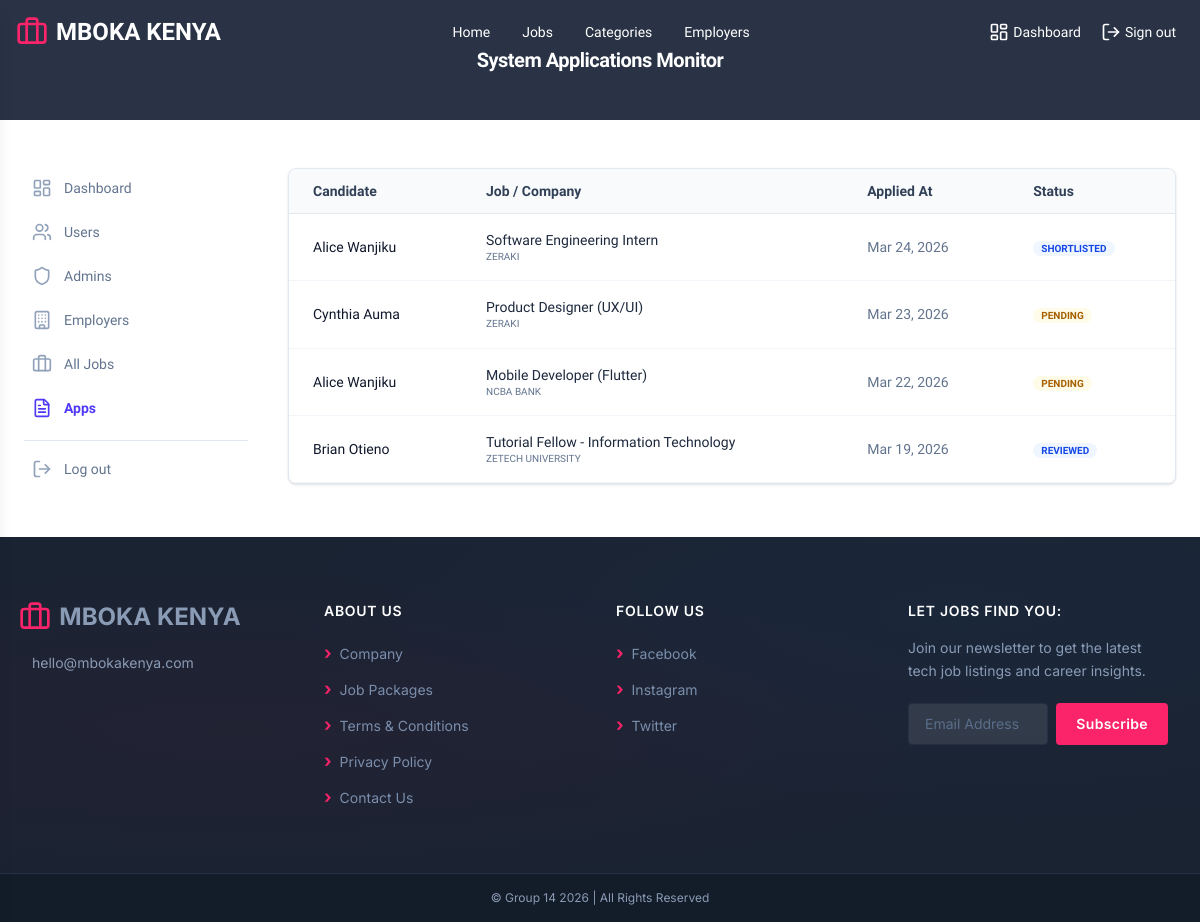
The page /admin/applications (signed in) on the database its author committed.
### tables this page shows
CREATE TABLE applications (
    app_id               INT AUTO_INCREMENT PRIMARY KEY,
    job_id               INT NOT NULL,
    seeker_id            INT NOT NULL,
    resume_snapshot_path VARCHAR(300),
    cover_letter         TEXT,
    status               ENUM('Pending','Reviewed','Shortlisted','Rejected','Hired') DEFAULT 'Pending',
    applied_at           DATETIME DEFAULT CURRENT_TIMESTAMP,
    UNIQUE KEY uq_apply (job_id, seeker_id),
    FOREIGN KEY (job_id)    REFERENCES jobs(job_id)    ON DELETE CASCADE,
    FOREIGN KEY (seeker_id) REFERENCES users(user_id)  ON DELETE CASCADE
);

CREATE TABLE job_seeker_profiles (
    profile_id  INT AUTO_INCREMENT PRIMARY KEY,
    user_id     INT UNIQUE NOT NULL,
    full_name   VARCHAR(100) NOT NULL,
    headline    VARCHAR(200),
    skills      TEXT,
    location    VARCHAR(100),
    bio         TEXT,
    resume_path VARCHAR(300),
    FOREIGN KEY (user_id) REFERENCES users(user_id) ON DELETE CASCADE
);

CREATE TABLE jobs (
    job_id      INT AUTO_INCREMENT PRIMARY KEY,
    employer_id INT NOT NULL,
    title       VARCHAR(200) NOT NULL,
    category_id INT,
    location    VARCHAR(100),
    job_type    ENUM('Full Time','Part Time','Internship','Contract','Remote','Freelance','Temporary') DEFAULT 'Full Time',
    salary_min  DECIMAL(10,2),
    salary_max  DECIMAL(10,2),
    description TEXT NOT NULL,
    featured    TINYINT(1) DEFAULT 0,
    status      ENUM('open','closed') DEFAULT 'open',
    deadline    DATE,
    created_at  DATETIME DEFAULT CURRENT_TIMESTAMP,
    FOREIGN KEY (employer_id) REFERENCES users(user_id) ON DELETE CASCADE,
    FOREIGN KEY (category_id) REFERENCES job_categories(category_id) ON DELETE SET NULL
);

CREATE TABLE employer_profiles (
    profile_id   INT AUTO_INCREMENT PRIMARY KEY,
    user_id      INT UNIQUE NOT NULL,
    company_name VARCHAR(150) NOT NULL,
    industry     VARCHAR(100),
    website      VARCHAR(200),
    logo_path    VARCHAR(300),
    description  TEXT,
    FOREIGN KEY (user_id) REFERENCES users(user_id) ON DELETE CASCADE
);

### views/admin/applications.php (the view, shortened to what this page needs)
<?php
$db = getDB();
$stmt = $db->query("
    SELECT a.*, j.title as job_title, s.full_name as seeker_name, e.company_name
    FROM applications a
    JOIN jobs j ON a.job_id = j.job_id
    JOIN job_seeker_profiles s ON a.seeker_id = s.user_id
    JOIN employer_profiles e ON j.employer_id = e.user_id
    ORDER BY a.applied_at DESC
");
$applications = $stmt->fetchAll();
include_once __DIR__ . '/../partials/header.php';
?>
<section class="relative w-full overflow-hidden" style="height:120px;">
    <div class="absolute inset-0" style="background: #1e293b; opacity:0.95;"></div>
    <div class="absolute inset-0 flex items-center justify-center z-10">
        <h1 class="text-xl font-bold text-white tracking-tight">System Applications Monitor</h1>
    </div>
</section>
<div class="max-w-7xl w-full mx-auto px-6 py-12 flex flex-col lg:flex-row gap-10">
    <?php include_once __DIR__ . '/../partials/sidebar.php'; ?>
    <main class="flex-1">
        <div class="bg-white rounded-lg border border-slate-200 overflow-hidden shadow-sm">
            <div class="overflow-x-auto">
                <table class="w-full text-sm text-left">
                    <thead class="bg-slate-50 border-b border-slate-200">
                        <tr>
                            <th class="px-6 py-3 font-semibold text-slate-700">Candidate</th>
                            <th class="px-6 py-3 font-semibold text-slate-700">Job / Company</th>
                            <th class="px-6 py-3 font-semibold text-slate-700">Applied At</th>
                            <th class="px-6 py-3 font-semibold text-slate-700">Status</th>
                        </tr>
                    </thead>
                    <tbody>
                        <?php foreach ($applications as $app):
                            $statusColor = match ($app['status']) {
                                'Pending' => 'bg-yellow-50 text-yellow-700',
                                'Hired' => 'bg-green-50 text-green-700',
                                'Rejected' => 'bg-red-50 text-red-700',
                                default => 'bg-blue-50 text-blue-700'
                            };
                        ?>
                            <tr class="border-b border-slate-100 hover:bg-slate-50 transition-colors">
                                <td class="px-6 py-4 font-medium text-slate-900"><?php echo htmlspecialchars($app['seeker_name']); ?></td>
                                <td class="px-6 py-4">
                                    <div class="text-slate-800"><?php echo htmlspecialchars($app['job_title']); ?></div>
                                    <div class="text-[10px] text-slate-500 uppercase"><?php echo htmlspecialchars($app['company_name']); ?></div>
                                </td>
                                <td class="px-6 py-4 text-slate-500"><?php echo date('M d, Y', strtotime($app['applied_at'])); ?></td>
                                <td class="px-6 py-4">
                                    <span class="px-2 py-0.5 rounded-full text-[10px] font-bold uppercase <?php echo $statusColor; ?>">
                                        <?php echo $app['status']; ?>
                                    </span>
                                </td>
                            </tr>
                        <?php endforeach; ?>
                    </tbody>
                </table>
            </div>
        </div>
    </main>
</div>
<?php include_once __DIR__ . '/../partials/footer.php'; ?>

### index.php (shortened to what this page needs)
<?php
$routes = [
    ['GET',  '/',               'views/home.php',           null],
    ['GET',  '/dashboard',      null,                       'handleDashboardRedirect'],
    ['GET',  '/jobs',           'views/jobs.php',           null],
    ['GET',  '/categories',           'views/categories.php',           null],
    ['GET',  '/jobs/:id',       'views/job-single.php',     null],
    ['GET',  '/employers',      'views/employers.php',      null],
    ['GET',  '/post-a-job',     'views/post-a-job.php',     'requireEmployerWithProfile'],
    ['POST', '/post-a-job',     'php/functions/store-job.php', 'requireEmployerWithProfile'],
    ['GET',  '/login',          'views/login.php',          'requireGuest'],
    ['POST', '/login',          'php/function/login.php',  'requireGuest'],
    ['GET',  '/register',       'views/register.php',       'requireGuest'],
    ['POST', '/register',       'php/functions/register.php', 'requireGuest'],
    ['GET',  '/seeker/dashboard',      'views/seeker/dashboard.php',      'requireSeekerWithProfile'],
    ['GET',  '/seeker/saved-jobs',      'views/seeker/saved-jobs.php',      'requireSeekerWithProfile'],
    ['GET',  '/seeker/applications',      'views/seeker/applications.php',      'requireSeekerWithProfile'],
    ['GET',  '/seeker/profile',      'views/seeker/profile.php',      'requireSeeker'],
    ['GET',  '/employer/dashboard',      'views/employer/dashboard.php',      'requireEmployerWithProfile'],
    ['GET',  '/employer/jobs',           'views/employer/jobs.php',           'requireEmployerWithProfile'],
    ['GET',  '/employer/applications',   'views/employer/applications.php',   'requireEmployerWithProfile'],
    ['GET',  '/employer/profile',      'views/employer/profile.php',      'requireEmployer'],
    ['GET',  '/admin/dashboard',      'views/admin/dashboard.php',      'requireAdmin'],
    ['GET',  '/admin/users',          'views/admin/users.php',          'requireAdmin'],
    ['GET',  '/admin/employers',      'views/admin/employers.php',      'requireAdmin'],
    ['GET',  '/admin/jobs',           'views/admin/jobs.php',           'requireAdmin'],
    ['GET',  '/admin/applications',   'views/admin/applications.php',   'requireAdmin'],
    ['GET',  '/admin/admins',         'views/admin/admins.php',         'requireAdmin'],
    ['GET',  '/admin/profile',      'views/admin/profile.php',      'requireAuth'],
    ['GET',  '/logout',         'php/functions/logout.php', 'requireAuth'],
];
$method  = $_SERVER['REQUEST_METHOD'];
$uri     = strtok($_SERVER['REQUEST_URI'], '?');
$uri     = rtrim($uri, '/') ?: '/';
foreach ($routes as [$routeMethod, $routePath, $view, $middleware]) {
    $pattern = preg_replace('#/:([^/]+)#', '/(?P<$1>[^/]+)', $routePath);
    $pattern = '#^' . $pattern . '$#';
    if ($method !== $routeMethod || !preg_match($pattern, $uri, $matches)) {
        continue;
    }
    include_once $view;
    break;
}

### rows shown on the page
applications: job_seeker_profiles.full_name "Alice Wanjiku", job.title "Software Engineering Intern", employer_profiles.company_name "ZERAKI", applied_at "Mar 24, 2026", status "SHORTLISTED"
applications: job_seeker_profiles.full_name "Cynthia Auma", job.title "Product Designer (UX/UI)", employer_profiles.company_name "ZERAKI", applied_at "Mar 23, 2026", status "PENDING"
applications: job_seeker_profiles.full_name "Alice Wanjiku", job.title "Mobile Developer (Flutter)", employer_profiles.company_name "NCBA BANK", applied_at "Mar 22, 2026", status "PENDING"
applications: job_seeker_profiles.full_name "Brian Otieno", job.title "Tutorial Fellow - Information Technology", employer_profiles.company_name "ZETECH UNIVERSITY", applied_at "Mar 19, 2026", status "REVIEWED"

### other values the page prints
$link['label'] "Home"
$link['label'] "Jobs"
$link['label'] "Categories"
$link['label'] "Employers"
$link['text'] "Dashboard"
$link['text'] "Sign out"
$item['label'] "Dashboard"
$item['label'] "Users"
$item['label'] "Admins"
$item['label'] "Employers"
$item['label'] "All Jobs"
$item['label'] "Apps"
